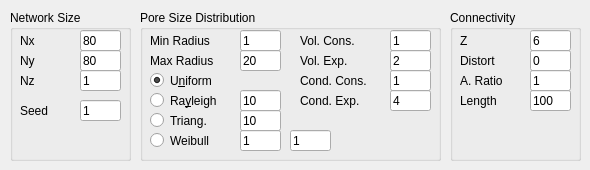
        <widget class="QWidget" name="geometryTab">
         <attribute name="title">
          <string>Geometry</string>
         </attribute>
         <widget class="QGroupBox" name="groupBox_3">
          <property name="geometry">
           <rect>
            <x>10</x>
            <y>10</y>
            <width>121</width>
            <height>151</height>
           </rect>
          </property>
          <property name="title">
           <string>Network Size</string>
          </property>
          <property name="flat">
           <bool>true</bool>
          </property>
          <widget class="QLabel" name="label_10">
           <property name="geometry">
            <rect>
             <x>10</x>
             <y>90</y>
             <width>61</width>
             <height>21</height>
            </rect>
           </property>
           <property name="text">
            <string>Seed</string>
           </property>
          </widget>
          <widget class="QLineEdit" name="NxSpinBox">
           <property name="geometry">
            <rect>
             <x>70</x>
             <y>20</y>
             <width>41</width>
             <height>21</height>
            </rect>
           </property>
           <property name="text">
            <string>80</string>
           </property>
           <property name="placeholderText">
            <string>um</string>
           </property>
          </widget>
          <widget class="QLineEdit" name="NySpinBox">
           <property name="geometry">
            <rect>
             <x>70</x>
             <y>40</y>
             <width>41</width>
             <height>21</height>
            </rect>
           </property>
           <property name="text">
            <string>80</string>
           </property>
           <property name="placeholderText">
            <string>um</string>
           </property>
          </widget>
          <widget class="QLineEdit" name="NzSpinBox">
           <property name="geometry">
            <rect>
             <x>70</x>
             <y>60</y>
             <width>41</width>
             <height>21</height>
            </rect>
           </property>
           <property name="text">
            <string>1</string>
           </property>
           <property name="placeholderText">
            <string>um</string>
           </property>
          </widget>
          <widget class="QLineEdit" name="seed">
           <property name="geometry">
            <rect>
             <x>70</x>
             <y>90</y>
             <width>41</width>
             <height>21</height>
            </rect>
           </property>
           <property name="text">
            <string>1</string>
           </property>
           <property name="placeholderText">
            <string>um</string>
           </property>
          </widget>
          <widget class="QLabel" name="label_55">
           <property name="geometry">
            <rect>
             <x>10</x>
             <y>20</y>
             <width>61</width>
             <height>21</height>
            </rect>
           </property>
           <property name="text">
            <string>Nx</string>
           </property>
          </widget>
          <widget class="QLabel" name="label_56">
           <property name="geometry">
            <rect>
             <x>10</x>
             <y>40</y>
             <width>61</width>
             <height>21</height>
            </rect>
           </property>
           <property name="text">
            <string>Ny</string>
           </property>
          </widget>
          <widget class="QLabel" name="label_57">
           <property name="geometry">
            <rect>
             <x>10</x>
             <y>60</y>
             <width>61</width>
             <height>21</height>
            </rect>
           </property>
           <property name="text">
            <string>Nz</string>
           </property>
          </widget>
         </widget>
         <widget class="QGroupBox" name="groupBox_4">
          <property name="geometry">
           <rect>
            <x>140</x>
            <y>10</y>
            <width>301</width>
            <height>151</height>
           </rect>
          </property>
          <property name="title">
           <string>Pore Size Distribution</string>
          </property>
          <property name="flat">
           <bool>true</bool>
          </property>
          <widget class="QRadioButton" name="psdRayleighRadioButton">
           <property name="geometry">
            <rect>
             <x>10</x>
             <y>80</y>
             <width>91</width>
             <height>21</height>
            </rect>
           </property>
           <property name="text">
            <string>Ra&amp;yleigh</string>
           </property>
          </widget>
          <widget class="QLabel" name="label_5">
           <property name="geometry">
            <rect>
             <x>10</x>
             <y>40</y>
             <width>91</width>
             <height>21</height>
            </rect>
           </property>
           <property name="text">
            <string>Max Radius</string>
           </property>
          </widget>
          <widget class="QLineEdit" name="minRadiusLineEdit">
           <property name="geometry">
            <rect>
             <x>100</x>
             <y>20</y>
             <width>41</width>
             <height>21</height>
            </rect>
           </property>
           <property name="text">
            <string>1</string>
           </property>
           <property name="placeholderText">
            <string>um</string>
           </property>
          </widget>
          <widget class="QRadioButton" name="psdUniformRadioButton">
           <property name="geometry">
            <rect>
             <x>10</x>
             <y>60</y>
             <width>91</width>
             <height>21</height>
            </rect>
           </property>
           <property name="text">
            <string>U&amp;niform</string>
           </property>
           <property name="checked">
            <bool>true</bool>
           </property>
          </widget>
          <widget class="QLineEdit" name="maxRadiusLineEdit">
           <property name="geometry">
            <rect>
             <x>100</x>
             <y>40</y>
             <width>41</width>
             <height>21</height>
            </rect>
           </property>
           <property name="text">
            <string>20</string>
           </property>
           <property name="placeholderText">
            <string>um</string>
           </property>
          </widget>
          <widget class="QLabel" name="label_6">
           <property name="geometry">
            <rect>
             <x>10</x>
             <y>20</y>
             <width>91</width>
             <height>21</height>
            </rect>
           </property>
           <property name="text">
            <string>Min Radius</string>
           </property>
          </widget>
          <widget class="QLineEdit" name="rayleighParamLineEdit">
           <property name="geometry">
            <rect>
             <x>100</x>
             <y>80</y>
             <width>41</width>
             <height>21</height>
            </rect>
           </property>
           <property name="toolTip">
            <string>lambda</string>
           </property>
           <property name="text">
            <string>10</string>
           </property>
           <property name="placeholderText">
            <string>um</string>
           </property>
          </widget>
          <widget class="QLineEdit" name="volConsRadiusLineEdit">
           <property name="geometry">
            <rect>
             <x>250</x>
             <y>20</y>
             <width>41</width>
             <height>21</height>
            </rect>
           </property>
           <property name="text">
            <string>1</string>
           </property>
          </widget>
          <widget class="QLabel" name="label_13">
           <property name="geometry">
            <rect>
             <x>160</x>
             <y>20</y>
             <width>91</width>
             <height>21</height>
            </rect>
           </property>
           <property name="text">
            <string>Vol. Cons.</string>
           </property>
          </widget>
          <widget class="QLabel" name="label_14">
           <property name="geometry">
            <rect>
             <x>160</x>
             <y>40</y>
             <width>91</width>
             <height>21</height>
            </rect>
           </property>
           <property name="text">
            <string>Vol. Exp.</string>
           </property>
          </widget>
          <widget class="QLineEdit" name="volExpLineEdit">
           <property name="geometry">
            <rect>
             <x>250</x>
             <y>40</y>
             <width>41</width>
             <height>21</height>
            </rect>
           </property>
           <property name="text">
            <string>2</string>
           </property>
          </widget>
          <widget class="QLabel" name="label_17">
           <property name="geometry">
            <rect>
             <x>160</x>
             <y>60</y>
             <width>91</width>
             <height>21</height>
            </rect>
           </property>
           <property name="text">
            <string>Cond. Cons.</string>
           </property>
          </widget>
          <widget class="QLineEdit" name="condConsLineEdit">
           <property name="geometry">
            <rect>
             <x>250</x>
             <y>60</y>
             <width>41</width>
             <height>21</height>
            </rect>
           </property>
           <property name="text">
            <string>1</string>
           </property>
          </widget>
          <widget class="QLabel" name="label_19">
           <property name="geometry">
            <rect>
             <x>160</x>
             <y>80</y>
             <width>91</width>
             <height>21</height>
            </rect>
           </property>
           <property name="text">
            <string>Cond. Exp.</string>
           </property>
          </widget>
          <widget class="QLineEdit" name="condExpLineEdit">
           <property name="geometry">
            <rect>
             <x>250</x>
             <y>80</y>
             <width>41</width>
             <height>21</height>
            </rect>
           </property>
           <property name="text">
            <string>4</string>
           </property>
          </widget>
          <widget class="QRadioButton" name="psdTriangularRadioButton">
           <property name="geometry">
            <rect>
             <x>10</x>
             <y>100</y>
             <width>91</width>
             <height>21</height>
            </rect>
           </property>
           <property name="text">
            <string>Triang.</string>
           </property>
          </widget>
          <widget class="QLineEdit" name="triangularParameter">
           <property name="geometry">
            <rect>
             <x>100</x>
             <y>100</y>
             <width>41</width>
             <height>21</height>
            </rect>
           </property>
           <property name="toolTip">
            <string>c</string>
           </property>
           <property name="text">
            <string>10</string>
           </property>
           <property name="placeholderText">
            <string>um</string>
           </property>
          </widget>
          <widget class="QRadioButton" name="psdNormalRadioButton">
           <property name="geometry">
            <rect>
             <x>10</x>
             <y>120</y>
             <width>91</width>
             <height>21</height>
            </rect>
           </property>
           <property name="text">
            <string>Weibull</string>
           </property>
          </widget>
          <widget class="QLineEdit" name="muNormalParameter">
           <property name="geometry">
            <rect>
             <x>100</x>
             <y>120</y>
             <width>41</width>
             <height>21</height>
            </rect>
           </property>
           <property name="toolTip">
            <string>u (mean)</string>
           </property>
           <property name="text">
            <string>1</string>
           </property>
           <property name="placeholderText">
            <string>um</string>
           </property>
          </widget>
          <widget class="QLineEdit" name="sigmaNormalParameter">
           <property name="geometry">
            <rect>
             <x>150</x>
             <y>120</y>
             <width>41</width>
             <height>21</height>
            </rect>
           </property>
           <property name="toolTip">
            <string>sigma (variance)</string>
           </property>
           <property name="text">
            <string>1</string>
           </property>
           <property name="placeholderText">
            <string>um</string>
           </property>
          </widget>
         </widget>
         <widget class="QGroupBox" name="groupBox_5">
          <property name="geometry">
           <rect>
            <x>450</x>
            <y>10</y>
            <width>131</width>
            <height>151</height>
           </rect>
          </property>
          <property name="title">
           <string>Connectivity</string>
          </property>
          <property name="flat">
           <bool>true</bool>
          </property>
          <widget class="QLineEdit" name="lengthLineEdit">
           <property name="geometry">
            <rect>
             <x>80</x>
             <y>80</y>
             <width>41</width>
             <height>21</height>
            </rect>
           </property>
           <property name="text">
            <string>100</string>
           </property>
           <property name="placeholderText">
            <string>um</string>
           </property>
          </widget>
          <widget class="QLabel" name="label_9">
           <property name="geometry">
            <rect>
             <x>10</x>
             <y>40</y>
             <width>71</width>
             <height>21</height>
            </rect>
           </property>
           <property name="text">
            <string>Distort</string>
           </property>
          </widget>
          <widget class="QLabel" name="label_8">
           <property name="geometry">
            <rect>
             <x>10</x>
             <y>80</y>
             <width>71</width>
             <height>21</height>
            </rect>
           </property>
           <property name="text">
            <string>Length</string>
           </property>
          </widget>
          <widget class="QLabel" name="label_7">
           <property name="geometry">
            <rect>
             <x>10</x>
             <y>20</y>
             <width>71</width>
             <height>21</height>
            </rect>
           </property>
           <property name="text">
            <string>Z</string>
           </property>
          </widget>
          <widget class="QLabel" name="label_11">
           <property name="geometry">
            <rect>
             <x>10</x>
             <y>60</y>
             <width>71</width>
             <height>21</height>
            </rect>
           </property>
           <property name="text">
            <string>A. Ratio</string>
           </property>
          </widget>
          <widget class="QLineEdit" name="zSpinBox">
           <property name="geometry">
            <rect>
             <x>80</x>
             <y>20</y>
             <width>41</width>
             <height>21</height>
            </rect>
           </property>
           <property name="text">
            <string>6</string>
           </property>
           <property name="placeholderText">
            <string>um</string>
           </property>
          </widget>
          <widget class="QLineEdit" name="distortionSpinBox">
           <property name="geometry">
            <rect>
             <x>80</x>
             <y>40</y>
             <width>41</width>
             <height>21</height>
            </rect>
           </property>
           <property name="text">
            <string>0</string>
           </property>
           <property name="placeholderText">
            <string>um</string>
           </property>
          </widget>
          <widget class="QLineEdit" name="aspectRatioSpinBox">
           <property name="geometry">
            <rect>
             <x>80</x>
             <y>60</y>
             <width>41</width>
             <height>21</height>
            </rect>
           </property>
           <property name="text">
            <string>1</string>
           </property>
           <property name="placeholderText">
            <string>um</string>
           </property>
          </widget>
         </widget>
        </widget>
